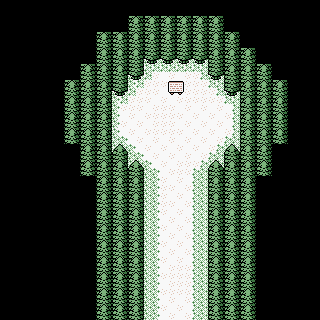

This is a level from a 2D game, rendered from its Tiled map with the project's own tilesets. A one-line summary and the map file follow, with tile-layer data summarised:
An orthogonal 40x40 tile map with 8x8 px tiles, 2 tile layers (base, ground) and 12 objects.

<map version="1.10" tiledversion="1.12.0" orientation="orthogonal" renderorder="right-down" width="40" height="40" tilewidth="8" tileheight="8" infinite="0" nextlayerid="4" nextobjectid="15">
 <tileset firstgid="1" name="gb-tileset-color" tilewidth="8" tileheight="8" tilecount="16384" columns="128">
  <image source="../art/gb-tileset-color.png" width="1024" height="1024" />
 </tileset>
 <layer id="1" name="base" width="40" height="40">
  <data>[1600 cells, 828 non-empty, 96 distinct tile ids]</data>
 </layer>
 <layer id="2" name="ground" width="40" height="40">
  <data>[1600 cells, 4 non-empty, 4 distinct tile ids]</data>
 </layer>
 <objectgroup id="3" name="wall">
  <object id="2" x="144" y="40" width="64" height="16" />
  <object id="3" x="208" y="56" width="16" height="16" />
  <object id="4" x="128" y="56" width="16" height="16" />
  <object id="6" x="112" y="72" width="16" height="16" />
  <object id="7" x="96" y="88" width="16" height="56" />
  <object id="8" x="112" y="144" width="16" height="16" />
  <object id="9" x="128" y="160" width="16" height="160" />
  <object id="10" x="208" y="160" width="16" height="160" />
  <object id="11" x="224" y="144" width="16" height="16" />
  <object id="12" x="240" y="88" width="16" height="56" />
  <object id="13" x="224" y="72" width="16" height="16" />
  <object id="14" x="168" y="80" width="16" height="8" />
 </objectgroup>
</map>
